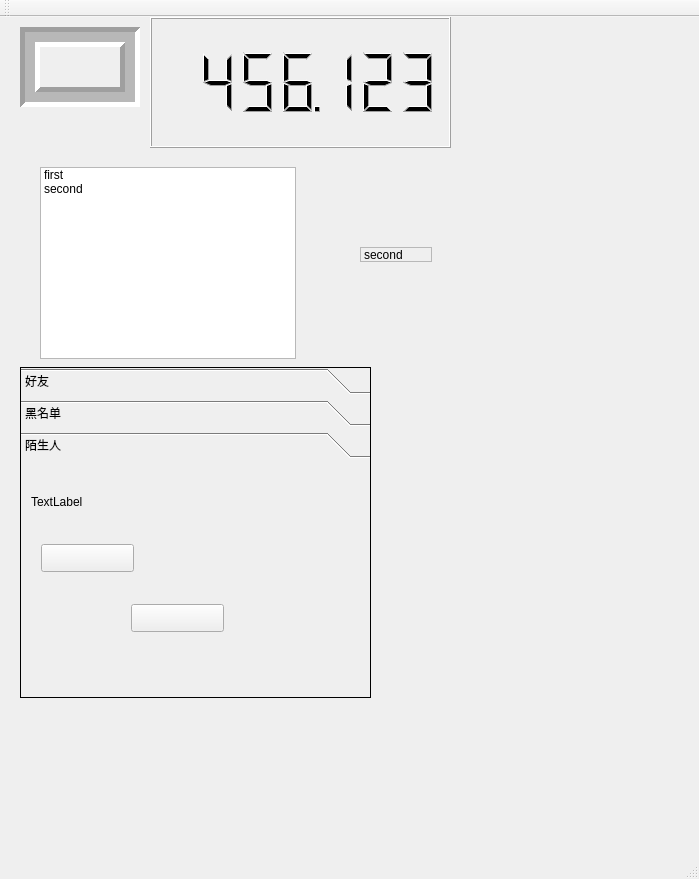
<?xml version="1.0" encoding="UTF-8"?>
<ui version="4.0">
 <class>MainWindow</class>
 <widget class="QMainWindow" name="MainWindow">
  <property name="geometry">
   <rect>
    <x>0</x>
    <y>0</y>
    <width>699</width>
    <height>879</height>
   </rect>
  </property>
  <property name="windowTitle">
   <string>MainWindow</string>
  </property>
  <widget class="QWidget" name="centralWidget">
   <widget class="QFrame" name="frame">
    <property name="geometry">
     <rect>
      <x>20</x>
      <y>10</y>
      <width>120</width>
      <height>80</height>
     </rect>
    </property>
    <property name="frameShape">
     <enum>QFrame::Box</enum>
    </property>
    <property name="frameShadow">
     <enum>QFrame::Sunken</enum>
    </property>
    <property name="lineWidth">
     <number>5</number>
    </property>
    <property name="midLineWidth">
     <number>10</number>
    </property>
   </widget>
   <widget class="QLCDNumber" name="lcdNumber">
    <property name="geometry">
     <rect>
      <x>150</x>
      <y>0</y>
      <width>301</width>
      <height>131</height>
     </rect>
    </property>
    <property name="smallDecimalPoint">
     <bool>true</bool>
    </property>
    <property name="digitCount">
     <number>7</number>
    </property>
    <property name="value" stdset="0">
     <double>456.122999999999990</double>
    </property>
   </widget>
   <widget class="QListWidget" name="listWidget">
    <property name="geometry">
     <rect>
      <x>40</x>
      <y>150</y>
      <width>256</width>
      <height>192</height>
     </rect>
    </property>
    <item>
     <property name="text">
      <string>first</string>
     </property>
    </item>
    <item>
     <property name="text">
      <string>second</string>
     </property>
    </item>
   </widget>
   <widget class="QStackedWidget" name="stackedWidget">
    <property name="geometry">
     <rect>
      <x>330</x>
      <y>200</y>
      <width>120</width>
      <height>80</height>
     </rect>
    </property>
    <property name="currentIndex">
     <number>2</number>
    </property>
    <widget class="QWidget" name="page">
     <widget class="QLabel" name="label">
      <property name="geometry">
       <rect>
        <x>30</x>
        <y>30</y>
        <width>72</width>
        <height>15</height>
       </rect>
      </property>
      <property name="text">
       <string>first</string>
      </property>
     </widget>
    </widget>
    <widget class="QWidget" name="page_3"/>
    <widget class="QWidget" name="page_2">
     <widget class="QLabel" name="label_2">
      <property name="geometry">
       <rect>
        <x>30</x>
        <y>30</y>
        <width>72</width>
        <height>15</height>
       </rect>
      </property>
      <property name="frameShape">
       <enum>QFrame::StyledPanel</enum>
      </property>
      <property name="text">
       <string>second</string>
      </property>
     </widget>
    </widget>
   </widget>
   <widget class="QToolBox" name="toolBox">
    <property name="geometry">
     <rect>
      <x>20</x>
      <y>350</y>
      <width>351</width>
      <height>331</height>
     </rect>
    </property>
    <property name="frameShape">
     <enum>QFrame::Box</enum>
    </property>
    <property name="currentIndex">
     <number>2</number>
    </property>
    <widget class="QWidget" name="page_4">
     <property name="geometry">
      <rect>
       <x>0</x>
       <y>0</y>
       <width>349</width>
       <height>239</height>
      </rect>
     </property>
     <attribute name="label">
      <string>好友</string>
     </attribute>
     <widget class="QLabel" name="label_3">
      <property name="geometry">
       <rect>
        <x>10</x>
        <y>0</y>
        <width>331</width>
        <height>16</height>
       </rect>
      </property>
      <property name="text">
       <string>TextLabel</string>
      </property>
     </widget>
     <widget class="QLabel" name="label_4">
      <property name="geometry">
       <rect>
        <x>0</x>
        <y>60</y>
        <width>351</width>
        <height>16</height>
       </rect>
      </property>
      <property name="text">
       <string>TextLabel</string>
      </property>
     </widget>
    </widget>
    <widget class="QWidget" name="page_6">
     <attribute name="label">
      <string>黑名单</string>
     </attribute>
     <widget class="QLabel" name="label_5">
      <property name="geometry">
       <rect>
        <x>10</x>
        <y>40</y>
        <width>331</width>
        <height>16</height>
       </rect>
      </property>
      <property name="text">
       <string>TextLabel</string>
      </property>
     </widget>
    </widget>
    <widget class="QWidget" name="page_5">
     <property name="geometry">
      <rect>
       <x>0</x>
       <y>0</y>
       <width>349</width>
       <height>239</height>
      </rect>
     </property>
     <attribute name="label">
      <string>陌生人</string>
     </attribute>
     <widget class="QLabel" name="label_6">
      <property name="geometry">
       <rect>
        <x>10</x>
        <y>30</y>
        <width>341</width>
        <height>16</height>
       </rect>
      </property>
      <property name="text">
       <string>TextLabel</string>
      </property>
     </widget>
     <widget class="QPushButton" name="pushBtn1">
      <property name="geometry">
       <rect>
        <x>20</x>
        <y>80</y>
        <width>93</width>
        <height>28</height>
       </rect>
      </property>
      <property name="text">
       <string/>
      </property>
      <property name="checkable">
       <bool>true</bool>
      </property>
     </widget>
     <widget class="QPushButton" name="pushBtn2">
      <property name="geometry">
       <rect>
        <x>190</x>
        <y>80</y>
        <width>93</width>
        <height>28</height>
       </rect>
      </property>
      <property name="text">
       <string/>
      </property>
      <property name="flat">
       <bool>true</bool>
      </property>
     </widget>
     <widget class="QPushButton" name="pushBtn3">
      <property name="geometry">
       <rect>
        <x>110</x>
        <y>140</y>
        <width>93</width>
        <height>28</height>
       </rect>
      </property>
      <property name="text">
       <string/>
      </property>
     </widget>
    </widget>
   </widget>
  </widget>
  <widget class="QMenuBar" name="menuBar">
   <property name="geometry">
    <rect>
     <x>0</x>
     <y>0</y>
     <width>699</width>
     <height>26</height>
    </rect>
   </property>
  </widget>
  <widget class="QToolBar" name="mainToolBar">
   <attribute name="toolBarArea">
    <enum>TopToolBarArea</enum>
   </attribute>
   <attribute name="toolBarBreak">
    <bool>false</bool>
   </attribute>
  </widget>
  <widget class="QStatusBar" name="statusBar"/>
 </widget>
 <layoutdefault spacing="6" margin="11"/>
 <resources/>
 <connections>
  <connection>
   <sender>listWidget</sender>
   <signal>currentRowChanged(int)</signal>
   <receiver>stackedWidget</receiver>
   <slot>setCurrentIndex(int)</slot>
   <hints>
    <hint type="sourcelabel">
     <x>180</x>
     <y>319</y>
    </hint>
    <hint type="destinationlabel">
     <x>358</x>
     <y>299</y>
    </hint>
   </hints>
  </connection>
 </connections>
</ui>
